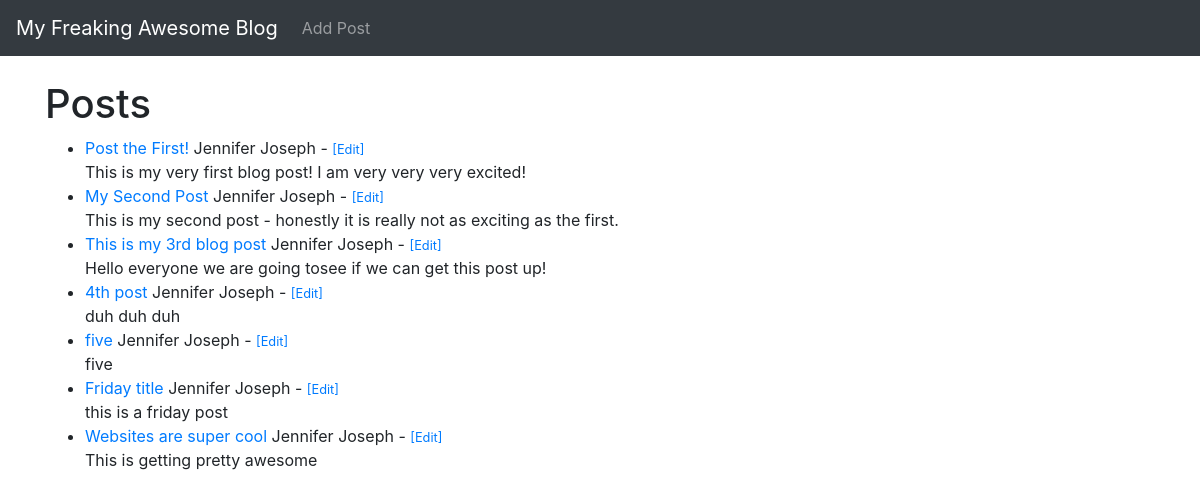
Before: / with the older database file.
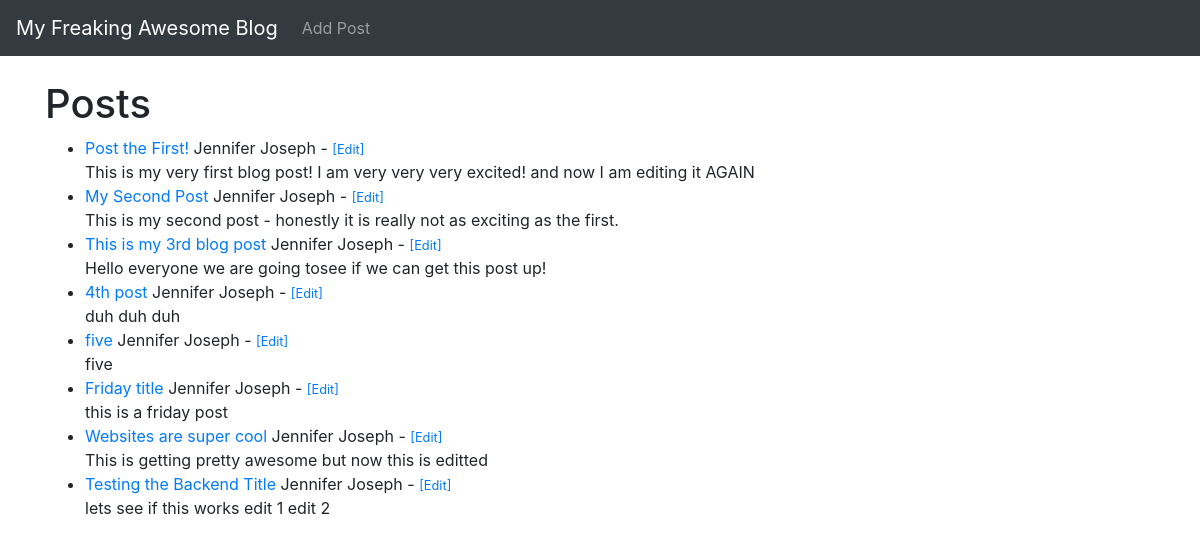
After: the same page with the newer database file.
### tutorialblog/models.py (models this page shows, shortened)
class Post(models.Model):
    title = models.CharField(max_length = 255)
    title_tag = models.CharField(max_length = 255)#, default = "My Freaking Awesome Blog")
    author = models.ForeignKey(User, on_delete = models.CASCADE) # deletes blog post from a user that has been deleted
    body = models.TextField()

### tutorialblog/views.py (the view)
# urls.py: path('', HomeView.as_view(), name = "home"), # home page
class HomeView(ListView): # normally we pass in the request
    model = Post    # note the difference here too of using Post not User
    template_name = 'home.html'

### tutorialblog/templates/home.html (shortened to what this page needs)
{% extends 'base.html' %}
{% block content %}
<h1>Posts</h1>
<ul>
{% for post in object_list %}
    <li> <a href = "{% url 'article-detail' post.pk %}"> {{post.title}} </a>{{post.author.first_name}} {{post.author.last_name}} - <a href = "{% url 'update-post' post.pk %}"><small>[Edit]</small></a><br>
    {{post.body}} </li>
{% endfor %}
</ul>
{% endblock %}

Changed rows visible on the page:
changed Post "Post the First!": body "This is my very first blog post! I am very very very excited!" → "This is my very first blog post! I am very very very excited! and now I am editing it AGAIN"
changed Post "Websites are super cool": body "This is getting pretty awesome" → "This is getting pretty awesome but now this is editted"
added Post: title "Testing the Backend Title", author.first_name "Jennifer", author.last_name "Joseph", body "lets see if this works edit 1 edit 2"
